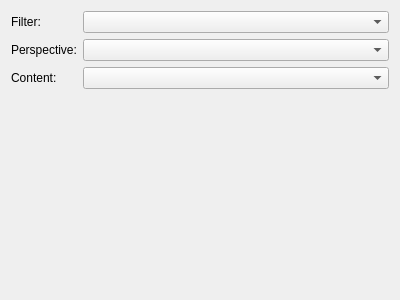
<?xml version="1.0" encoding="UTF-8"?>
<ui version="4.0">
 <class>DataViewConfigurationWidget</class>
 <widget class="QWidget" name="DataViewConfigurationWidget">
  <property name="geometry">
   <rect>
    <x>0</x>
    <y>0</y>
    <width>400</width>
    <height>300</height>
   </rect>
  </property>
  <property name="windowTitle">
   <string>Form</string>
  </property>
  <layout class="QFormLayout" name="formLayout">
   <item row="0" column="0">
    <widget class="QLabel" name="filterLabel">
     <property name="text">
      <string>Filter:</string>
     </property>
    </widget>
   </item>
   <item row="0" column="1">
    <widget class="QComboBox" name="filterComboBox"/>
   </item>
   <item row="1" column="0">
    <widget class="QLabel" name="perspectiveLabel">
     <property name="text">
      <string>Perspective:</string>
     </property>
    </widget>
   </item>
   <item row="1" column="1">
    <widget class="QComboBox" name="perspectiveComboBox"/>
   </item>
   <item row="2" column="0">
    <widget class="QLabel" name="contentLabel">
     <property name="text">
      <string>Content:</string>
     </property>
    </widget>
   </item>
   <item row="2" column="1">
    <widget class="QComboBox" name="contentComboBox"/>
   </item>
  </layout>
 </widget>
 <resources/>
 <connections>
  <connection>
   <sender>filterComboBox</sender>
   <signal>currentIndexChanged(int)</signal>
   <receiver>DataViewConfigurationWidget</receiver>
   <slot>onFilterChange(int)</slot>
   <hints>
    <hint type="sourcelabel">
     <x>232</x>
     <y>18</y>
    </hint>
    <hint type="destinationlabel">
     <x>199</x>
     <y>149</y>
    </hint>
   </hints>
  </connection>
  <connection>
   <sender>perspectiveComboBox</sender>
   <signal>currentIndexChanged(int)</signal>
   <receiver>DataViewConfigurationWidget</receiver>
   <slot>onPerspectiveChange(int)</slot>
   <hints>
    <hint type="sourcelabel">
     <x>232</x>
     <y>44</y>
    </hint>
    <hint type="destinationlabel">
     <x>199</x>
     <y>149</y>
    </hint>
   </hints>
  </connection>
  <connection>
   <sender>contentComboBox</sender>
   <signal>currentIndexChanged(int)</signal>
   <receiver>DataViewConfigurationWidget</receiver>
   <slot>onContentChange(int)</slot>
   <hints>
    <hint type="sourcelabel">
     <x>232</x>
     <y>70</y>
    </hint>
    <hint type="destinationlabel">
     <x>199</x>
     <y>149</y>
    </hint>
   </hints>
  </connection>
 </connections>
 <slots>
  <signal>filterChanged()</signal>
  <signal>perspectiveChanged()</signal>
  <signal>contentChanged()</signal>
  <slot>setFilterVisible(bool)</slot>
  <slot>setPerspectiveVisible(bool)</slot>
  <slot>setFilterEnabled(bool)</slot>
  <slot>setPerspectiveEnabled(bool)</slot>
  <slot>setCurrentFilter(int)</slot>
  <slot>setCurrentPerspective(int)</slot>
  <slot>onFilterChange(int)</slot>
  <slot>onPerspectiveChange(int)</slot>
  <slot>setContentVisible(bool)</slot>
  <slot>setContentEnabled(bool)</slot>
  <slot>setCurrentContent(int)</slot>
  <slot>onContentChange(int)</slot>
 </slots>
</ui>
